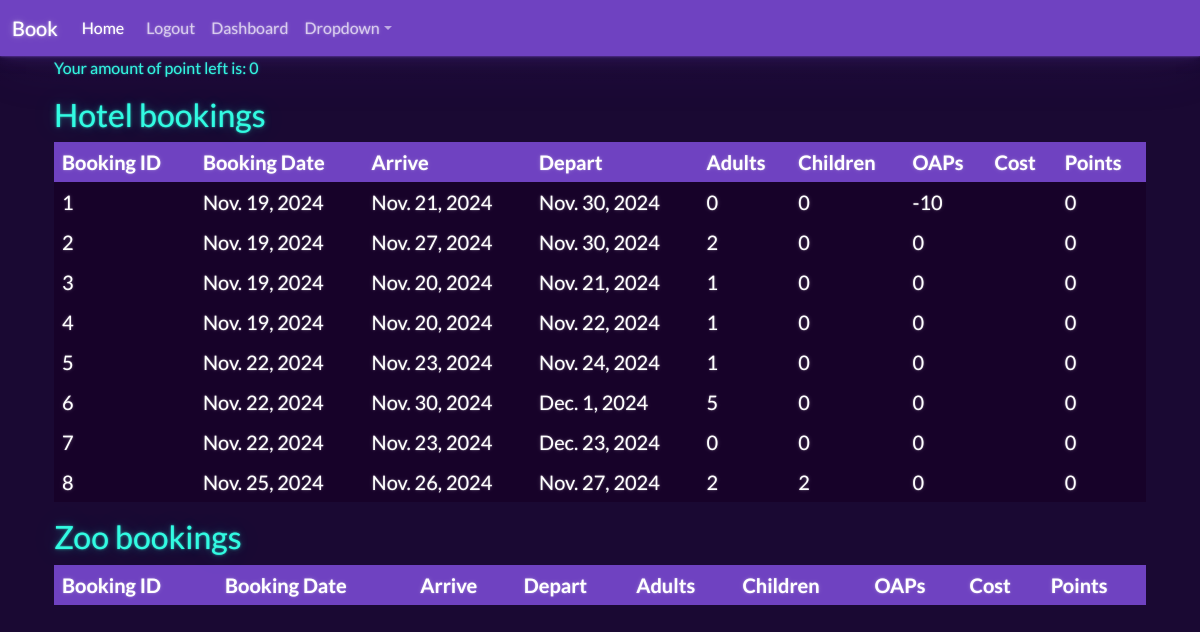
/dashboard (signed in), run on an earlier commit of the app's database.
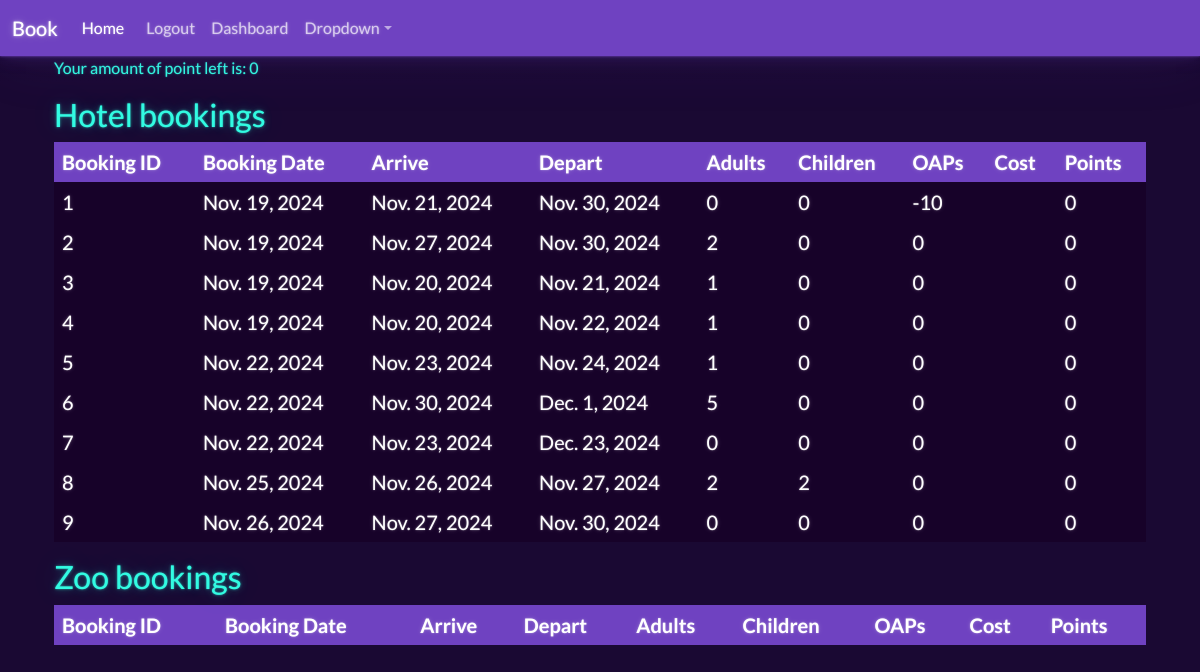
And on a later commit of the database.
### website/models.py (models this page shows)
class HotelBooking(models.Model):
    booking_id = models.AutoField(primary_key=True, editable=False)
    hotel_user_id = models.ForeignKey(zoo_user, on_delete=models.CASCADE)
    hotel_booking_date = models.DateField(auto_now_add=True)
    hotel_booking_date_arrive = models.DateField()
    hotel_booking_date_leave = models.DateField()
    hotel_booking_adults = models.IntegerField(default=0)
    hotel_booking_children = models.IntegerField(default=0)
    hotel_booking_oap = models.IntegerField(default=0)
    hotel_total_cost = models.FloatField(default=0)
    hotel_points = models.IntegerField(default=0)

### website/views.py (the view)
# urls.py: path('dashboard', views.dashboard, name="dashboard"),
@login_required(login_url='my-login')
def dashboard(request):
    my_hotel_bookings = HotelBooking.objects.filter(hotel_user_id = request.user.id)
    my_zoo_bookings = ZooBooking.objects.filter(zoo_user_id = request.user.id)
    context = {'hotel_records': my_hotel_bookings,
               'zoo_records': my_zoo_bookings,}
    return render(request, 'website/dashboard.html', context=context)

### website/templates/website/dashboard.html (shortened to what this page needs)
{% extends 'website/base.html' %}
{% block content %}
<div class="container">
    <p>Your amount of point left is: {{user.points}} <p>
</div>
<div class="container">
    <h2> Hotel bookings <h2>
        <table class="table table-dark table-hover table-bordered fs-5">
            <thead class="table-primary">
                <tr>
                    <th scope="col"> Booking ID </th>
                    <th scope="col"> Booking Date </th>
                    <th scope="col"> Arrive </th>
                    <th scope="col"> Depart </th>
                    <th scope="col"> Adults </th>
                    <th scope="col"> Children </th>
                    <th scope="col"> OAPs </th>
                    <th scope="col"> Cost </th>
                    <th scope="col"> Points </th>
                </tr>
            </thead>
            <tbody>
            {% if hotel_records %}
                {% for record in hotel_records %}
                <tr>
                    <td> {{record.booking_id}} </td>
                    <td> {{record.hotel_booking_date}} </td>
                    <td> {{record.hotel_booking_date_arrive}} </td>
                    <td> {{record.hotel_booking_date_leave}} </td>
                    <td> {{record.hotel_booking_adults}} </td>
                    <td> {{record.hotel_booking_children}} </td>
                    <td> {{record.hotel_booking_oap}} </td>
                    <td> {{record.hotel_booking_cost}} </td>
                    <td> {{record.hotel_points}} </td>
                </tr>
                {% endfor %}
            {% endif %}
            </tbody>
        </table>
</div>
<div class="container">
    <h2> Zoo bookings <h2>
        <table class="table table-hover table-bordered fs-5">
            <thead class="table-primary">
                <tr>
                    <th scope="col"> Booking ID </th>
                    <th scope="col"> Booking Date </th>
                    <th scope="col"> Arrive </th>
                    <th scope="col"> Depart </th>
                    <th scope="col"> Adults </th>
                    <th scope="col"> Children </th>
                    <th scope="col"> OAPs </th>
                    <th scope="col"> Cost </th>
                    <th scope="col"> Points </th>
                </tr>
            </thead>
        </table>
</div>
{% endblock %}

What changed in the data, as far as the page shows it:
added HotelBooking: booking_id "9", hotel_booking_date "Nov. 26, 2024", hotel_booking_date_arrive "Nov. 27, 2024", hotel_booking_date_leave "Nov. 30, 2024", hotel_booking_adults "0", hotel_booking_children "0", hotel_booking_oap "0", hotel_points "0"
